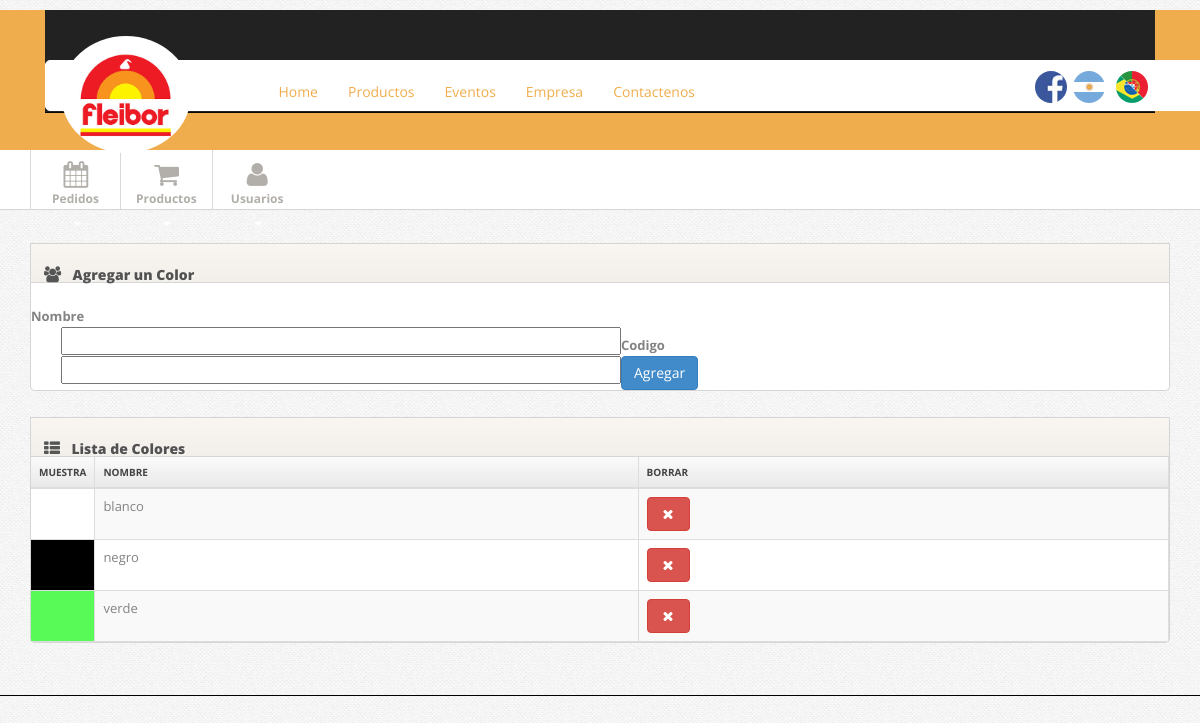
The page /admin/producto-color.php (signed in) on the database as committed earlier.
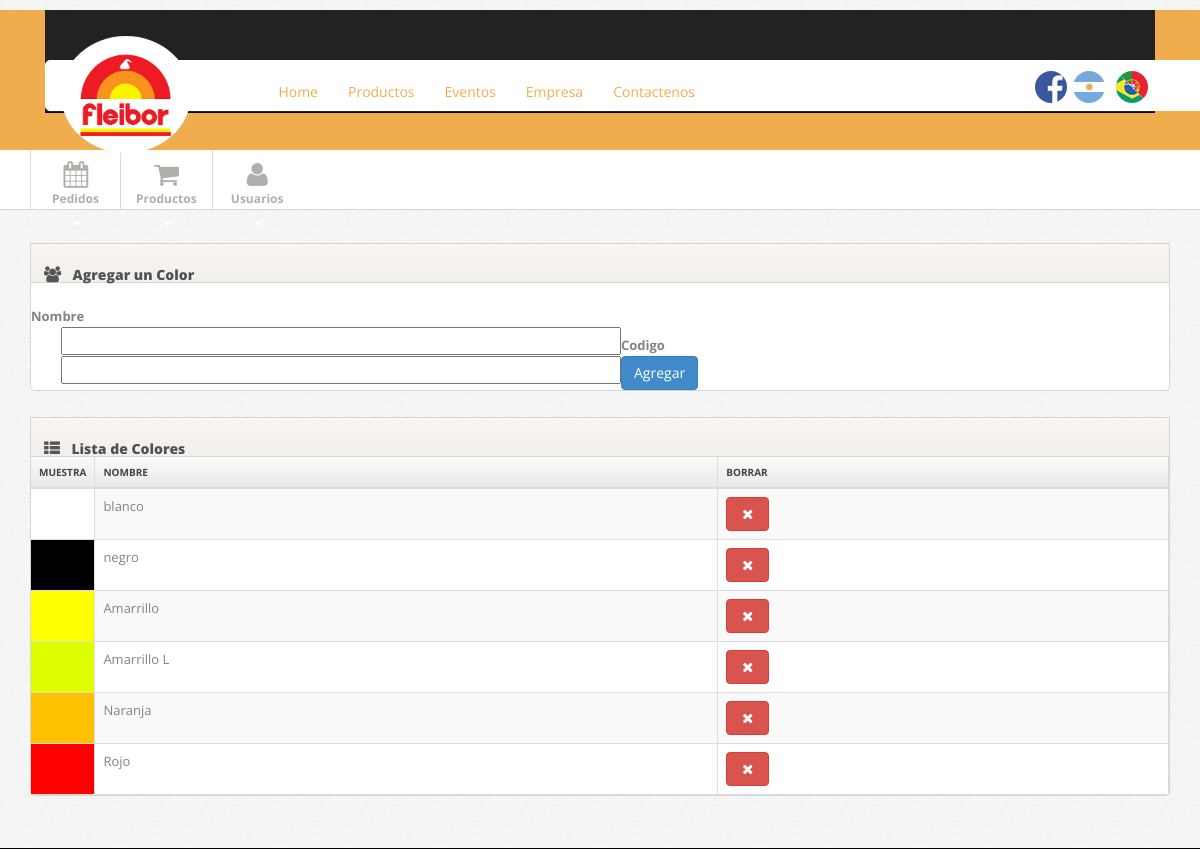
The same page on the database as committed later.
### tables this page shows
CREATE TABLE IF NOT EXISTS `colores` (
  `id` int(11) NOT NULL AUTO_INCREMENT,
  `nombre` varchar(150) NOT NULL,
  `codigo` varchar(10) NOT NULL,
  PRIMARY KEY (`id`)
);

### admin/class/Product.class.php (called while the page is built, shortened)
<?php
class Producto{
    public function getColores(){
        $mysqli = DataBase::connex();
        $query = '
			SELECT
                *
            FROM
                colores
		';
        $result = $mysqli->query($query);
        if($result->num_rows > 0){
            while ($row = $result->fetch_assoc()){
                $colores[] = $row;
            }
            return $colores;
        }else{
            return false;
        }
    }
}

### admin/producto-color.php (the view, shortened to what this page needs)
<?php
    $product = new Producto();
    $colores = $product->getColores();
?>
<!DOCTYPE html>
<html lang="es">
<head>
    <?php include("includes/style.php"); ?>
</head>
<body>
<?php include("includes/header.php"); ?>
<?php include("includes/menu-admin.php"); ?>
<div class="main">
    <div class="container">
        <div class="widget widget-table action-table">
            <div class="widget-header"> <i class="icon-group"></i>
                <h3>Agregar un Color</h3>
            </div>
            <div class="widget-content" style="padding-top: 15px;">
                <form id="edit-profile" class="form-horizontal" method="POST">
                    <div class="control-group">
                        <label class="control-label" for="nombre">Nombre</label>
                        <div class="controls">
                            <input type="text" class="span6" id="color-nombre" name="nombre">
                        </div>
                    </div>
                    <div class="control-group">
                        <label class="control-label" for="codigo">Codigo</label>
                        <div class="controls">
                            <input type="text" class="span6" id="color-codigo" name="codigo">
                        </div>
                    </div>
                    <div class="form-actions">
                        <button type="submit" class="btn btn-primary">Agregar</button>
                    </div>
                </form>
            </div>
        </div>
        <div class="widget widget-table action-table">
            <div class="widget-header"> <i class="icon-th-list"></i>
                <h3>Lista de Colores</h3>
            </div>
            <div class="widget-content">
                <table class="table table-striped table-bordered">
                    <thead>
                    <tr>
                        <th>Muestra</th>
                        <th>Nombre</th>
                        <th class="td-actions">Borrar</th>
                    </tr>
                    </thead>
                    <tbody>
                    <?php if(!empty($colores)){foreach($colores as $color){ ?>
                        <tr>
                            <td id="nombre-<?php echo $color['id']?>" style="width: 50px; background-color: <?php echo $color['codigo']?>"></td>
                            <td id="nombre-<?php echo $color['id']?>"><?php echo $color['nombre']?></td>
                            <td class="td-actions">
                                <a id="<?php echo $color['id']?>" href="#test-modal" class="btn btn-danger btn-small borrar-usuario"><i class="btn-icon-only icon-remove"> </i></a>
                            </td>
                        </tr>
                    <?php }} ?>
                    </tbody>
                </table>
            </div>
        </div>
    </div>
</div>
</body>
</html>

Rows that differ between the two databases and show on the page:
removed colores: nombre "verde"
added colores: nombre "Amarrillo"
added colores: nombre "Amarrillo L"
added colores: nombre "Naranja"
added colores: nombre "Rojo"
